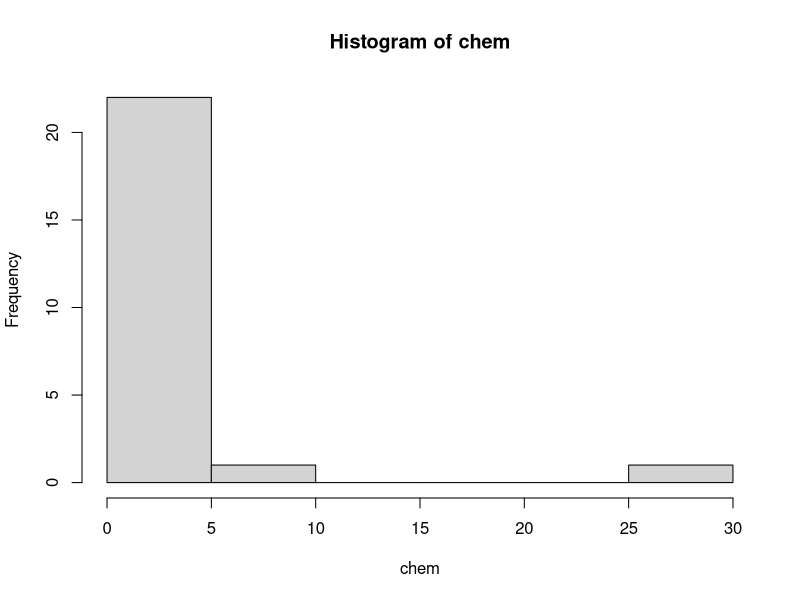
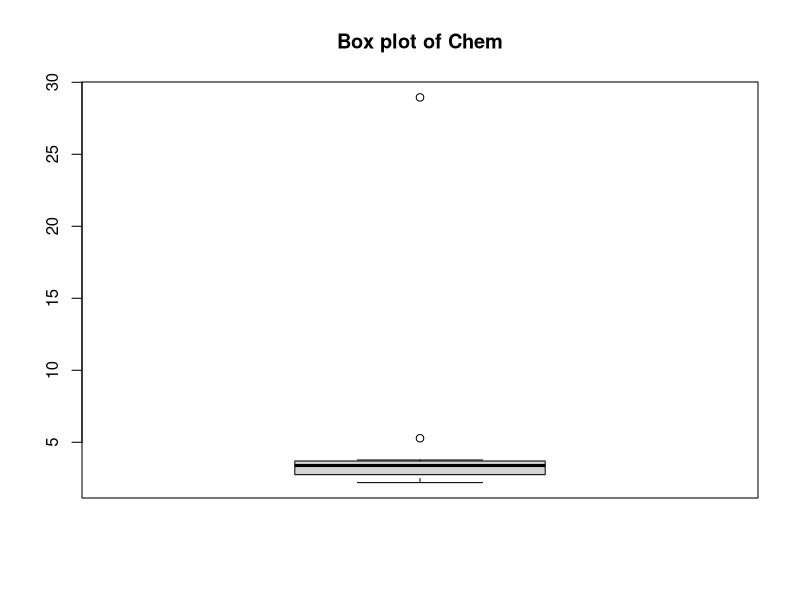
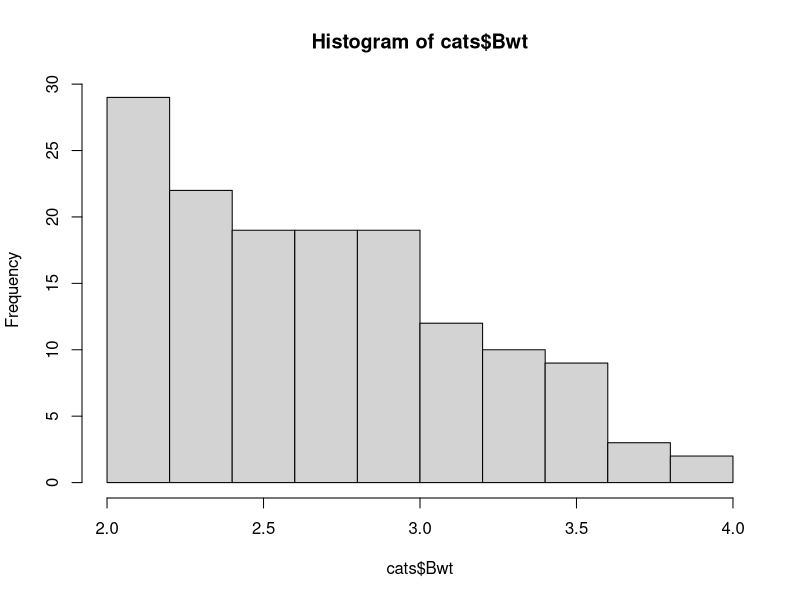
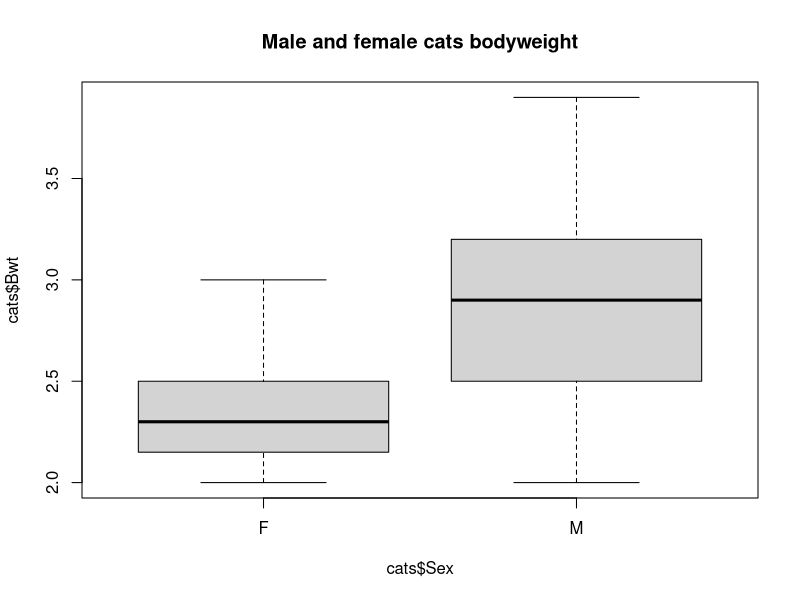

Here is the R script that generated these plots, in order: (Note: this script raises an error after producing the figures.)
setwd("C:/Users/Gitesh/Desktop/Term 2/ALY6015/Week 2 Project")
library(tidyverse)
library("MASS")
data(chem)
chem
summary(chem)
hist(chem)
boxplot(chem, main="Box plot of Chem")

#H0 : mu < 1
#H1 : mu is greater than 1
#one-sided 95% confidence interval 

t.test(chem, mu=1, alternative = "greater", conf.level = 0.95)

#Part C
data(cats)
cats
summary(cats)
hist(cats$Bwt)
boxplot(cats$Bwt ~ cats$Sex, main="Male and female cats bodyweight")

#H0 : mean of Male Bwt = mean of female Bwt
#H1 : mean of male bwt is not equal to mean of female bwt
#two-sides with confidence interval of 95%

t.test(cats$Bwt ~ cats$Sex, mu=0, alt="two.sided", conf=0.95, 
       var.eq= FALSE, paired=FALSE)    #variance is not equal based on boxplot


#Part D

data("shoes")
shoes
hist(shoes$A)
hist(shoes$B)
boxplot(shoes$A, shoes$B, main="Wear of Material A and B")
plot(shoes$A, shoes$B)
abline(a=0, b=1)
t.test(shoes$A, shoes$B, mu=0, alt="two.sided", conf.level = 0.95, paired = T)

#Part E

data(bacteria)
bacteria
x <- factor.(bacteria$trt)
sucess <- filter(bacteria, y=="n")
prop.test()









#Part F

data(cats)
#in F-test we test the difference in variance of two sample
#Box plot comparism of two sample gives good visualization of difference in variance

boxplot(cats$Bwt ~ cats$Sex, main="Male and female cats bodyweight")

var(cats$Bwt[cats$Sex=="M"])
var(cats$Bwt[cats$Sex=="F"])

#Ho: Variance of bodyweight of male and female cats are equal
#H1: variance of bodyweight of male and femlae cats are not equal

var.test(cats$Bwt ~ cats$Sex, alt="two.sided", conf =0.95)
